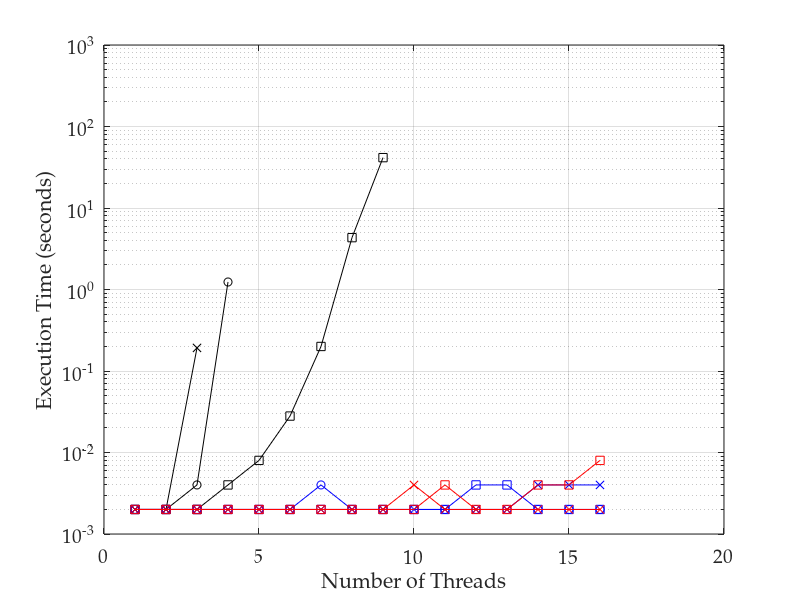

The MATLAB source for this figure: (Note: this script raises an error after producing the figure.)
%% importing data
transitions = dlmread('t43_time_tpl1_ops3.csv', ',', 0, 0);
% convert 0 values to NaNs, as these don't plot
transitions(transitions==0)=nan;
threads = [1:16];

%% plotting lines

semilogy(threads, transitions(:, 1), 'ko-')
hold on
semilogy(threads, transitions(:, 2), 'kx-')
semilogy(threads, transitions(:, 3), 'ks-')
semilogy(threads, transitions(:, 4), 'bo-')
semilogy(threads, transitions(:, 5), 'bx-')
semilogy(threads, transitions(:, 6), 'bs-')
semilogy(threads, transitions(:, 7), 'rx-')
semilogy(threads, transitions(:, 8), 'rs-')
hold off
grid on

%% adding axis labels
ax = gca;
set(ax, 'FontName', 'Palatino Linotype', 'FontSize', 14);
xlabel('Number of Threads');
ylabel('Execution Time (seconds)');
axis([0 20 .001 1000])
ax.XTick = [0 5 10 15 20];
ax.YTick = [0.01 0.1 1 10 100];
set(ax,'YMinorGrid','Off', 'YMinorTick','Off');

%% output pdf file
h = figure(1);
h.Units = 'centimeters'; % set figure position to cm
%h.Position(2) = [h.Position(2)-9]; % set figure position bevore resize
h.Position([3:4]) = [10,7]; % resize figure
Plot2LaTeX( h, 't43_time_tpl1_ops3' )